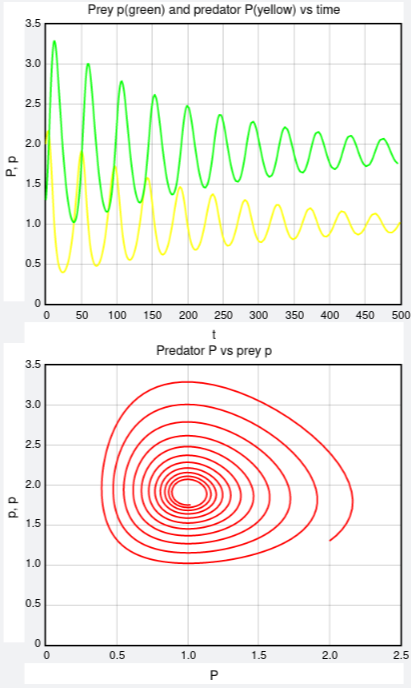

Write the Python code that produced this figure.
from vpython import *
from numpy import zeros

tmin = 0.0
tmax = 500.0
y = zeros((2), float)
ntimes = 1000
y[0] = 2.0
y[1] = 1.3
h = (tmax - tmin) / ntimes
t = tmin

def f(t, y, F):
    F[0] = 0.2 * y[0] * (1 - (y[0] / (20.0))) - 0.1 * y[0] * y[1]
    F[1] = -0.1 * y[1] + 0.1 * y[0] * y[1]

def rk4(t, y, h, neqs):
    F = zeros((neqs), float)
    ydumb = zeros((neqs), float)
    k1 = zeros((neqs), float)
    k2 = zeros((neqs), float)
    k3 = zeros((neqs), float)
    k4 = zeros((neqs), float)
    f(t, y, F)
    for i in range(0, neqs):
        k1[i] = h * F[i]
        ydumb[i] = y[i] + k1[i] / 2
    f(t + h / 2, ydumb, F)
    for i in range(0, neqs):
        k2[i] = h * F[i]
        ydumb[i] = y[i] + k2[i] / 2
    f(t + h / 2, ydumb, F)
    for i in range(0, neqs):
        k3[i] = h * F[i]
        ydumb[i] = y[i] + k3[i] / 2
    f(t + h / 2, ydumb, F)
    for i in range(0, neqs):
        k4[i] = h * F[i]
        y[i] = y[i] + (k1[i] + 2. * (k2[i] + k3[i]) + k4[i]) / 6.

graph1 = graph(x=0, y=0, width=500, height=400, title='Prey p(green) and predator P(yellow) vs time', xtitle='t', ytitle='P, p', xmin=0, xmax=500, ymin=0, ymax=3.5)
func1 = gcurve(color=color.yellow)
func2 = gcurve(color=color.green)
graph2 = graph(x=0, y=400, width=500, height=400, title='Predator P vs prey p', xtitle='P', ytitle='p, p', xmin=0, xmax=2.5, ymin=0, ymax=3.5)
func3 = gcurve(color=color.red)

for t in arange(tmin, tmax + 1, h):
    func1.plot(pos=(t, y[0]))
    func2.plot(pos=(t, y[1]))
    func3.plot(pos=(y[0], y[1]))
    rate(60)
    rk4(t, y, h, 2)
